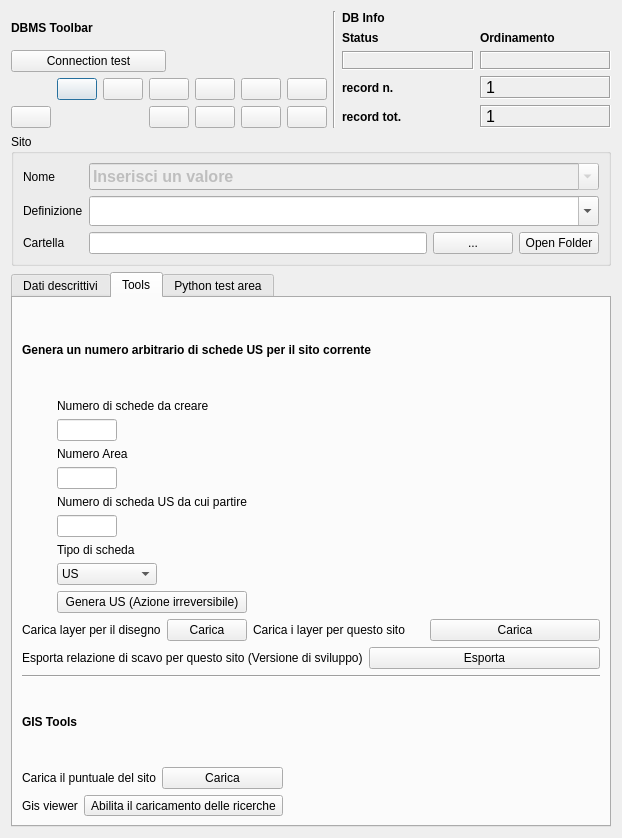
<?xml version="1.0" encoding="UTF-8"?>
<ui version="4.0">
 <class>DialogSite</class>
 <widget class="QDialog" name="DialogSite">
  <property name="geometry">
   <rect>
    <x>0</x>
    <y>0</y>
    <width>622</width>
    <height>838</height>
   </rect>
  </property>
  <property name="minimumSize">
   <size>
    <width>540</width>
    <height>400</height>
   </size>
  </property>
  <property name="windowTitle">
   <string>pyArchInit Gestione Scavi - Scheda Sito</string>
  </property>
  <property name="windowIcon">
   <iconset resource="../../resources/resources.qrc">
    <normaloff>:/icons/iconSite.png</normaloff>:/icons/iconSite.png</iconset>
  </property>
  <layout class="QGridLayout" name="gridLayout_11">
   <item row="0" column="0">
    <layout class="QHBoxLayout" name="horizontalLayout">
     <item>
      <layout class="QGridLayout" name="gridLayout_2">
       <item row="0" column="0">
        <widget class="QLabel" name="label_29">
         <property name="font">
          <font>
           <weight>75</weight>
           <bold>true</bold>
          </font>
         </property>
         <property name="text">
          <string>DBMS Toolbar</string>
         </property>
        </widget>
       </item>
       <item row="2" column="0" colspan="2">
        <layout class="QGridLayout" name="gridLayout">
         <item row="0" column="5">
          <widget class="QPushButton" name="pushButton_first_rec">
           <property name="toolTip">
            <string>First rec</string>
           </property>
           <property name="text">
            <string/>
           </property>
           <property name="icon">
            <iconset resource="../../resources/resources.qrc">
             <normaloff>:/icons/5_leftArrows.png</normaloff>:/icons/5_leftArrows.png</iconset>
           </property>
          </widget>
         </item>
         <item row="0" column="7">
          <widget class="QPushButton" name="pushButton_next_rec">
           <property name="toolTip">
            <string>Next rec</string>
           </property>
           <property name="text">
            <string/>
           </property>
           <property name="icon">
            <iconset resource="../../resources/resources.qrc">
             <normaloff>:/icons/6_rightArrow.png</normaloff>:/icons/6_rightArrow.png</iconset>
           </property>
          </widget>
         </item>
         <item row="0" column="8">
          <widget class="QPushButton" name="pushButton_last_rec">
           <property name="toolTip">
            <string>Last rec</string>
           </property>
           <property name="text">
            <string/>
           </property>
           <property name="icon">
            <iconset resource="../../resources/resources.qrc">
             <normaloff>:/icons/7_rightArrows.png</normaloff>:/icons/7_rightArrows.png</iconset>
           </property>
          </widget>
         </item>
         <item row="0" column="9">
          <widget class="QPushButton" name="pushButton_new_rec">
           <property name="font">
            <font>
             <pointsize>9</pointsize>
            </font>
           </property>
           <property name="toolTip">
            <string>New record</string>
           </property>
           <property name="text">
            <string/>
           </property>
           <property name="icon">
            <iconset resource="../../resources/resources.qrc">
             <normaloff>:/icons/newrec.png</normaloff>:/icons/newrec.png</iconset>
           </property>
          </widget>
         </item>
         <item row="0" column="10">
          <widget class="QPushButton" name="pushButton_save">
           <property name="font">
            <font>
             <pointsize>9</pointsize>
            </font>
           </property>
           <property name="toolTip">
            <string>Save</string>
           </property>
           <property name="text">
            <string/>
           </property>
           <property name="icon">
            <iconset resource="../../resources/resources.qrc">
             <normaloff>:/icons/b_save.png</normaloff>:/icons/b_save.png</iconset>
           </property>
           <property name="autoDefault">
            <bool>false</bool>
           </property>
          </widget>
         </item>
         <item row="1" column="7">
          <widget class="QPushButton" name="pushButton_new_search">
           <property name="font">
            <font>
             <pointsize>9</pointsize>
            </font>
           </property>
           <property name="toolTip">
            <string>new search</string>
           </property>
           <property name="text">
            <string/>
           </property>
           <property name="icon">
            <iconset resource="../../resources/resources.qrc">
             <normaloff>:/icons/new_search.png</normaloff>:/icons/new_search.png</iconset>
           </property>
          </widget>
         </item>
         <item row="1" column="8">
          <widget class="QPushButton" name="pushButton_search_go">
           <property name="font">
            <font>
             <pointsize>9</pointsize>
            </font>
           </property>
           <property name="toolTip">
            <string>search !!!</string>
           </property>
           <property name="text">
            <string/>
           </property>
           <property name="icon">
            <iconset resource="../../resources/resources.qrc">
             <normaloff>:/icons/search.png</normaloff>:/icons/search.png</iconset>
           </property>
          </widget>
         </item>
         <item row="1" column="9">
          <widget class="QPushButton" name="pushButton_sort">
           <property name="font">
            <font>
             <pointsize>9</pointsize>
            </font>
           </property>
           <property name="toolTip">
            <string>Order by</string>
           </property>
           <property name="text">
            <string/>
           </property>
           <property name="icon">
            <iconset resource="../../resources/resources.qrc">
             <normaloff>:/icons/sort.png</normaloff>:/icons/sort.png</iconset>
           </property>
          </widget>
         </item>
         <item row="1" column="10">
          <widget class="QPushButton" name="pushButton_view_all">
           <property name="font">
            <font>
             <pointsize>9</pointsize>
            </font>
           </property>
           <property name="toolTip">
            <string>View alls records</string>
           </property>
           <property name="text">
            <string/>
           </property>
           <property name="icon">
            <iconset resource="../../resources/resources.qrc">
             <normaloff>:/icons/view_all.png</normaloff>:/icons/view_all.png</iconset>
           </property>
          </widget>
         </item>
         <item row="1" column="2">
          <widget class="QPushButton" name="pushButton_delete">
           <property name="enabled">
            <bool>true</bool>
           </property>
           <property name="font">
            <font>
             <pointsize>9</pointsize>
            </font>
           </property>
           <property name="toolTip">
            <string>Delete record</string>
           </property>
           <property name="text">
            <string/>
           </property>
           <property name="icon">
            <iconset resource="../../resources/resources.qrc">
             <normaloff>:/icons/delete.png</normaloff>:/icons/delete.png</iconset>
           </property>
          </widget>
         </item>
         <item row="0" column="6">
          <widget class="QPushButton" name="pushButton_prev_rec">
           <property name="toolTip">
            <string>Prev rec</string>
           </property>
           <property name="text">
            <string/>
           </property>
           <property name="icon">
            <iconset resource="../../resources/resources.qrc">
             <normaloff>:/icons/4_leftArrow.png</normaloff>:/icons/4_leftArrow.png</iconset>
           </property>
          </widget>
         </item>
        </layout>
       </item>
       <item row="1" column="0">
        <widget class="QPushButton" name="pushButton_connect">
         <property name="text">
          <string>Connection test</string>
         </property>
        </widget>
       </item>
      </layout>
     </item>
     <item>
      <widget class="Line" name="line_6">
       <property name="orientation">
        <enum>Qt::Vertical</enum>
       </property>
      </widget>
     </item>
     <item>
      <layout class="QGridLayout" name="gridLayout_5">
       <item row="0" column="0">
        <widget class="QLabel" name="label_42">
         <property name="font">
          <font>
           <weight>75</weight>
           <bold>true</bold>
          </font>
         </property>
         <property name="autoFillBackground">
          <bool>true</bool>
         </property>
         <property name="text">
          <string>DB Info</string>
         </property>
        </widget>
       </item>
       <item row="1" column="0">
        <layout class="QGridLayout" name="gridLayout_4">
         <item row="0" column="1">
          <widget class="QLabel" name="label_43">
           <property name="font">
            <font>
             <pointsize>9</pointsize>
             <weight>75</weight>
             <bold>true</bold>
            </font>
           </property>
           <property name="text">
            <string>Ordinamento</string>
           </property>
           <property name="margin">
            <number>0</number>
           </property>
          </widget>
         </item>
         <item row="1" column="0">
          <widget class="QLabel" name="label_status">
           <property name="minimumSize">
            <size>
             <width>40</width>
             <height>0</height>
            </size>
           </property>
           <property name="font">
            <font>
             <pointsize>10</pointsize>
             <weight>75</weight>
             <bold>true</bold>
            </font>
           </property>
           <property name="cursor">
            <cursorShape>ForbiddenCursor</cursorShape>
           </property>
           <property name="mouseTracking">
            <bool>false</bool>
           </property>
           <property name="contextMenuPolicy">
            <enum>Qt::DefaultContextMenu</enum>
           </property>
           <property name="frameShape">
            <enum>QFrame::Box</enum>
           </property>
           <property name="frameShadow">
            <enum>QFrame::Sunken</enum>
           </property>
           <property name="text">
            <string/>
           </property>
           <property name="alignment">
            <set>Qt::AlignCenter</set>
           </property>
           <property name="margin">
            <number>0</number>
           </property>
          </widget>
         </item>
         <item row="1" column="1">
          <widget class="QLabel" name="label_sort">
           <property name="font">
            <font>
             <pointsize>10</pointsize>
             <weight>75</weight>
             <bold>true</bold>
            </font>
           </property>
           <property name="cursor">
            <cursorShape>ForbiddenCursor</cursorShape>
           </property>
           <property name="mouseTracking">
            <bool>false</bool>
           </property>
           <property name="contextMenuPolicy">
            <enum>Qt::DefaultContextMenu</enum>
           </property>
           <property name="frameShape">
            <enum>QFrame::Box</enum>
           </property>
           <property name="frameShadow">
            <enum>QFrame::Sunken</enum>
           </property>
           <property name="text">
            <string/>
           </property>
           <property name="alignment">
            <set>Qt::AlignCenter</set>
           </property>
           <property name="margin">
            <number>0</number>
           </property>
          </widget>
         </item>
         <item row="0" column="0">
          <widget class="QLabel" name="label_34">
           <property name="font">
            <font>
             <pointsize>9</pointsize>
             <weight>75</weight>
             <bold>true</bold>
            </font>
           </property>
           <property name="text">
            <string>Status</string>
           </property>
           <property name="margin">
            <number>0</number>
           </property>
          </widget>
         </item>
        </layout>
       </item>
       <item row="2" column="0">
        <layout class="QGridLayout" name="gridLayout_3">
         <item row="0" column="0">
          <widget class="QLabel" name="label_27">
           <property name="font">
            <font>
             <pointsize>9</pointsize>
             <weight>75</weight>
             <bold>true</bold>
            </font>
           </property>
           <property name="text">
            <string>record n.</string>
           </property>
           <property name="margin">
            <number>0</number>
           </property>
          </widget>
         </item>
         <item row="0" column="1">
          <widget class="QLabel" name="label_rec_corrente">
           <property name="font">
            <font>
             <family>Microsoft Sans Serif</family>
             <pointsize>12</pointsize>
            </font>
           </property>
           <property name="cursor">
            <cursorShape>ForbiddenCursor</cursorShape>
           </property>
           <property name="mouseTracking">
            <bool>false</bool>
           </property>
           <property name="contextMenuPolicy">
            <enum>Qt::DefaultContextMenu</enum>
           </property>
           <property name="frameShape">
            <enum>QFrame::Box</enum>
           </property>
           <property name="frameShadow">
            <enum>QFrame::Sunken</enum>
           </property>
           <property name="text">
            <string>1</string>
           </property>
          </widget>
         </item>
         <item row="1" column="0">
          <widget class="QLabel" name="label_28">
           <property name="font">
            <font>
             <pointsize>9</pointsize>
             <weight>75</weight>
             <bold>true</bold>
            </font>
           </property>
           <property name="text">
            <string>record tot.</string>
           </property>
           <property name="margin">
            <number>0</number>
           </property>
          </widget>
         </item>
         <item row="1" column="1">
          <widget class="QLabel" name="label_rec_tot">
           <property name="font">
            <font>
             <family>Microsoft Sans Serif</family>
             <pointsize>12</pointsize>
            </font>
           </property>
           <property name="cursor">
            <cursorShape>ForbiddenCursor</cursorShape>
           </property>
           <property name="mouseTracking">
            <bool>false</bool>
           </property>
           <property name="contextMenuPolicy">
            <enum>Qt::DefaultContextMenu</enum>
           </property>
           <property name="frameShape">
            <enum>QFrame::Box</enum>
           </property>
           <property name="frameShadow">
            <enum>QFrame::Sunken</enum>
           </property>
           <property name="text">
            <string>1</string>
           </property>
          </widget>
         </item>
        </layout>
       </item>
      </layout>
     </item>
    </layout>
   </item>
   <item row="1" column="0">
    <widget class="QgsCollapsibleGroupBox" name="groupBox">
     <property name="title">
      <string>Sito</string>
     </property>
     <layout class="QGridLayout" name="gridLayout_7">
      <item row="1" column="1">
       <widget class="QComboBox" name="comboBox_definizione_sito">
        <property name="enabled">
         <bool>true</bool>
        </property>
        <property name="minimumSize">
         <size>
          <width>0</width>
          <height>30</height>
         </size>
        </property>
        <property name="maximumSize">
         <size>
          <width>16777215</width>
          <height>30</height>
         </size>
        </property>
        <property name="editable">
         <bool>true</bool>
        </property>
       </widget>
      </item>
      <item row="2" column="1">
       <layout class="QHBoxLayout" name="horizontalLayout_7">
        <item>
         <widget class="QLineEdit" name="lineEdit_sito_path"/>
        </item>
        <item>
         <widget class="QPushButton" name="pbn_browse_folder">
          <property name="text">
           <string>...</string>
          </property>
         </widget>
        </item>
        <item>
         <widget class="QPushButton" name="pbnOpenSiteDirectory">
          <property name="text">
           <string>Open Folder</string>
          </property>
         </widget>
        </item>
       </layout>
      </item>
      <item row="0" column="1">
       <widget class="QComboBox" name="comboBox_sito">
        <property name="enabled">
         <bool>false</bool>
        </property>
        <property name="sizePolicy">
         <sizepolicy hsizetype="Expanding" vsizetype="Fixed">
          <horstretch>0</horstretch>
          <verstretch>0</verstretch>
         </sizepolicy>
        </property>
        <property name="minimumSize">
         <size>
          <width>0</width>
          <height>0</height>
         </size>
        </property>
        <property name="maximumSize">
         <size>
          <width>16777215</width>
          <height>30</height>
         </size>
        </property>
        <property name="font">
         <font>
          <pointsize>12</pointsize>
          <weight>75</weight>
          <bold>true</bold>
         </font>
        </property>
        <property name="mouseTracking">
         <bool>true</bool>
        </property>
        <property name="editable">
         <bool>true</bool>
        </property>
        <property name="maxVisibleItems">
         <number>99999</number>
        </property>
        <property name="maxCount">
         <number>2147483647</number>
        </property>
        <item>
         <property name="text">
          <string>Inserisci un valore</string>
         </property>
        </item>
       </widget>
      </item>
      <item row="0" column="0">
       <widget class="QLabel" name="label">
        <property name="text">
         <string>Nome</string>
        </property>
       </widget>
      </item>
      <item row="1" column="0">
       <widget class="QLabel" name="label_18">
        <property name="text">
         <string>Definizione</string>
        </property>
       </widget>
      </item>
      <item row="2" column="0">
       <widget class="QLabel" name="label_19">
        <property name="text">
         <string>Cartella</string>
        </property>
       </widget>
      </item>
     </layout>
    </widget>
   </item>
   <item row="2" column="0">
    <widget class="QTabWidget" name="tabWidget">
     <property name="currentIndex">
      <number>1</number>
     </property>
     <widget class="QWidget" name="tabWidgetPage1">
      <attribute name="title">
       <string>Dati descrittivi</string>
      </attribute>
      <layout class="QGridLayout" name="gridLayout_8">
       <item row="0" column="0">
        <layout class="QVBoxLayout" name="verticalLayout_3">
         <item>
          <widget class="QLabel" name="label_13">
           <property name="font">
            <font>
             <weight>75</weight>
             <bold>true</bold>
            </font>
           </property>
           <property name="text">
            <string>Dati descrittivi</string>
           </property>
          </widget>
         </item>
         <item>
          <widget class="QTextEdit" name="textEdit_descrizione_site">
           <property name="minimumSize">
            <size>
             <width>0</width>
             <height>20</height>
            </size>
           </property>
           <property name="maximumSize">
            <size>
             <width>16777215</width>
             <height>16000000</height>
            </size>
           </property>
           <property name="font">
            <font>
             <pointsize>10</pointsize>
            </font>
           </property>
          </widget>
         </item>
        </layout>
       </item>
       <item row="1" column="0">
        <layout class="QGridLayout" name="gridLayout_6">
         <item row="0" column="1">
          <widget class="QLabel" name="label_5">
           <property name="font">
            <font>
             <pointsize>10</pointsize>
            </font>
           </property>
           <property name="text">
            <string>Regione</string>
           </property>
          </widget>
         </item>
         <item row="0" column="0">
          <widget class="QLabel" name="label_4">
           <property name="font">
            <font>
             <pointsize>10</pointsize>
            </font>
           </property>
           <property name="text">
            <string>Nazione</string>
           </property>
          </widget>
         </item>
         <item row="4" column="0">
          <widget class="QComboBox" name="comboBox_provincia">
           <property name="font">
            <font>
             <pointsize>10</pointsize>
             <weight>75</weight>
             <bold>true</bold>
            </font>
           </property>
           <property name="editable">
            <bool>true</bool>
           </property>
          </widget>
         </item>
         <item row="4" column="1">
          <widget class="QComboBox" name="comboBox_comune">
           <property name="font">
            <font>
             <pointsize>12</pointsize>
             <weight>75</weight>
             <bold>true</bold>
            </font>
           </property>
           <property name="editable">
            <bool>true</bool>
           </property>
          </widget>
         </item>
         <item row="1" column="0">
          <widget class="QComboBox" name="comboBox_nazione">
           <property name="font">
            <font>
             <pointsize>10</pointsize>
             <weight>75</weight>
             <bold>true</bold>
            </font>
           </property>
           <property name="editable">
            <bool>true</bool>
           </property>
           <item>
            <property name="text">
             <string>Italia</string>
            </property>
           </item>
          </widget>
         </item>
         <item row="1" column="1">
          <widget class="QComboBox" name="comboBox_regione">
           <property name="font">
            <font>
             <pointsize>10</pointsize>
             <weight>75</weight>
             <bold>true</bold>
            </font>
           </property>
           <property name="editable">
            <bool>true</bool>
           </property>
          </widget>
         </item>
         <item row="3" column="0">
          <widget class="QLabel" name="label_7">
           <property name="font">
            <font>
             <pointsize>10</pointsize>
            </font>
           </property>
           <property name="text">
            <string>Provincia</string>
           </property>
          </widget>
         </item>
         <item row="3" column="1">
          <widget class="QLabel" name="label_2">
           <property name="font">
            <font>
             <pointsize>10</pointsize>
            </font>
           </property>
           <property name="text">
            <string>Comune</string>
           </property>
          </widget>
         </item>
        </layout>
       </item>
      </layout>
     </widget>
     <widget class="QWidget" name="tabWidgetPage2">
      <attribute name="title">
       <string>Tools</string>
      </attribute>
      <layout class="QGridLayout" name="gridLayout_12">
       <item row="0" column="0" colspan="2">
        <widget class="QLabel" name="label_14">
         <property name="font">
          <font>
           <weight>75</weight>
           <bold>true</bold>
          </font>
         </property>
         <property name="text">
          <string>Genera un numero arbitrario di schede US per il sito corrente</string>
         </property>
        </widget>
       </item>
       <item row="1" column="0">
        <layout class="QGridLayout" name="gridLayout_10">
         <item row="0" column="0">
          <widget class="QLabel" name="label_15">
           <property name="text">
            <string>Numero di schede da creare</string>
           </property>
          </widget>
         </item>
         <item row="1" column="0">
          <widget class="QLineEdit" name="lineEdit_us_range">
           <property name="maximumSize">
            <size>
             <width>60</width>
             <height>16777215</height>
            </size>
           </property>
          </widget>
         </item>
         <item row="2" column="0">
          <widget class="QLabel" name="label_16">
           <property name="text">
            <string>Numero Area</string>
           </property>
          </widget>
         </item>
         <item row="3" column="0">
          <widget class="QLineEdit" name="lineEdit_area">
           <property name="maximumSize">
            <size>
             <width>60</width>
             <height>16777215</height>
            </size>
           </property>
          </widget>
         </item>
         <item row="4" column="0">
          <widget class="QLabel" name="label_20">
           <property name="text">
            <string>Numero di scheda US da cui partire</string>
           </property>
          </widget>
         </item>
         <item row="5" column="0">
          <widget class="QLineEdit" name="lineEdit_n_us">
           <property name="maximumSize">
            <size>
             <width>60</width>
             <height>16777215</height>
            </size>
           </property>
          </widget>
         </item>
         <item row="6" column="0">
          <widget class="QLabel" name="label_17">
           <property name="text">
            <string>Tipo di scheda</string>
           </property>
          </widget>
         </item>
         <item row="7" column="0">
          <widget class="QComboBox" name="comboBox_t_us">
           <property name="maximumSize">
            <size>
             <width>100</width>
             <height>16777215</height>
            </size>
           </property>
           <item>
            <property name="text">
             <string>US</string>
            </property>
           </item>
           <item>
            <property name="text">
             <string>USM</string>
            </property>
           </item>
          </widget>
         </item>
         <item row="8" column="0">
          <widget class="QPushButton" name="pushButton_genera_us">
           <property name="text">
            <string>Genera US (Azione irreversibile)</string>
           </property>
          </widget>
         </item>
        </layout>
       </item>
       <item row="2" column="0" colspan="2">
        <layout class="QHBoxLayout" name="horizontalLayout_3">
         <item>
          <layout class="QHBoxLayout" name="horizontalLayout_2">
           <item>
            <widget class="QLabel" name="label_3">
             <property name="toolTip">
              <string>Carica tutti i layer per poter inserire nuove geometrie</string>
             </property>
             <property name="text">
              <string>Carica layer per il disegno</string>
             </property>
            </widget>
           </item>
           <item>
            <widget class="QPushButton" name="pushButton_draw">
             <property name="text">
              <string>Carica</string>
             </property>
            </widget>
           </item>
          </layout>
         </item>
         <item>
          <widget class="QLabel" name="label_8">
           <property name="toolTip">
            <string>Carica tutti layer che contengono geometrie relative a questo sito</string>
           </property>
           <property name="text">
            <string>Carica i layer per questo sito</string>
           </property>
          </widget>
         </item>
         <item>
          <widget class="QPushButton" name="pushButton_sites_geometry">
           <property name="text">
            <string>Carica</string>
           </property>
          </widget>
         </item>
        </layout>
       </item>
       <item row="3" column="0" colspan="2">
        <layout class="QHBoxLayout" name="horizontalLayout_4">
         <item>
          <widget class="QLabel" name="label_9">
           <property name="text">
            <string>Esporta relazione di scavo per questo sito (Versione di sviluppo)</string>
           </property>
          </widget>
         </item>
         <item>
          <widget class="QPushButton" name="pushButton_rel_pdf">
           <property name="text">
            <string>Esporta</string>
           </property>
          </widget>
         </item>
        </layout>
       </item>
       <item row="4" column="0" colspan="2">
        <layout class="QVBoxLayout" name="verticalLayout_4">
         <item>
          <widget class="Line" name="line">
           <property name="minimumSize">
            <size>
             <width>539</width>
             <height>0</height>
            </size>
           </property>
           <property name="orientation">
            <enum>Qt::Horizontal</enum>
           </property>
          </widget>
         </item>
         <item>
          <widget class="QLabel" name="label_10">
           <property name="text">
            <string>&lt;html&gt;&lt;head/&gt;&lt;body&gt;&lt;p&gt;&lt;span style=&quot; font-weight:600;&quot;&gt;GIS Tools&lt;/span&gt;&lt;/p&gt;&lt;/body&gt;&lt;/html&gt;</string>
           </property>
          </widget>
         </item>
        </layout>
       </item>
       <item row="5" column="0">
        <layout class="QHBoxLayout" name="horizontalLayout_5">
         <item>
          <widget class="QLabel" name="label_11">
           <property name="toolTip">
            <string>Carica tutti i layer per poter inserire nuove geometrie</string>
           </property>
           <property name="text">
            <string>Carica il puntuale del sito</string>
           </property>
          </widget>
         </item>
         <item>
          <widget class="QPushButton" name="pushButton_draw_sito">
           <property name="text">
            <string>Carica</string>
           </property>
          </widget>
         </item>
        </layout>
       </item>
       <item row="5" column="1">
        <spacer name="horizontalSpacer_2">
         <property name="orientation">
          <enum>Qt::Horizontal</enum>
         </property>
         <property name="sizeHint" stdset="0">
          <size>
           <width>261</width>
           <height>20</height>
          </size>
         </property>
        </spacer>
       </item>
       <item row="6" column="0">
        <layout class="QHBoxLayout" name="horizontalLayout_6">
         <item>
          <widget class="QLabel" name="label_12">
           <property name="toolTip">
            <string>Carica tutti i layer per poter inserire nuove geometrie</string>
           </property>
           <property name="text">
            <string>Gis viewer</string>
           </property>
          </widget>
         </item>
         <item>
          <widget class="QToolButton" name="toolButton_draw_siti">
           <property name="text">
            <string>Abilita il caricamento delle ricerche</string>
           </property>
           <property name="checkable">
            <bool>true</bool>
           </property>
          </widget>
         </item>
        </layout>
       </item>
       <item row="6" column="1">
        <spacer name="horizontalSpacer">
         <property name="orientation">
          <enum>Qt::Horizontal</enum>
         </property>
         <property name="sizeHint" stdset="0">
          <size>
           <width>307</width>
           <height>20</height>
          </size>
         </property>
        </spacer>
       </item>
      </layout>
     </widget>
     <widget class="QWidget" name="tabWidgetPage3">
      <attribute name="title">
       <string>Python test area</string>
      </attribute>
      <layout class="QGridLayout" name="gridLayout_9">
       <item row="0" column="0">
        <widget class="QPushButton" name="pushButton_test">
         <property name="text">
          <string>Run test</string>
         </property>
        </widget>
       </item>
       <item row="1" column="0">
        <widget class="QPlainTextEdit" name="plainTextEdit">
         <property name="enabled">
          <bool>false</bool>
         </property>
         <property name="plainText">
          <string>Questa è una sezione di testing per sperimentare funzioni.


Procedura
Step 1 - Aprire il file test_area.py dentro alla cartella pyarchinit (la cartella si trova dentro al vostro utente /.qgis/python/plugins/pyarchinit)

Step 2 - editare la funzione def run_test e salvare il file.

Step 3 - Riavviare Qgis e cliccare sul pulsante Run Test per verificare l'output della vostra funzione.</string>
         </property>
        </widget>
       </item>
      </layout>
     </widget>
    </widget>
   </item>
  </layout>
 </widget>
 <customwidgets>
  <customwidget>
   <class>QgsCollapsibleGroupBox</class>
   <extends>QGroupBox</extends>
   <header>qgscollapsiblegroupbox.h</header>
   <container>1</container>
  </customwidget>
 </customwidgets>
 <resources>
  <include location="../../resources/resources.qrc"/>
 </resources>
 <connections/>
</ui>
